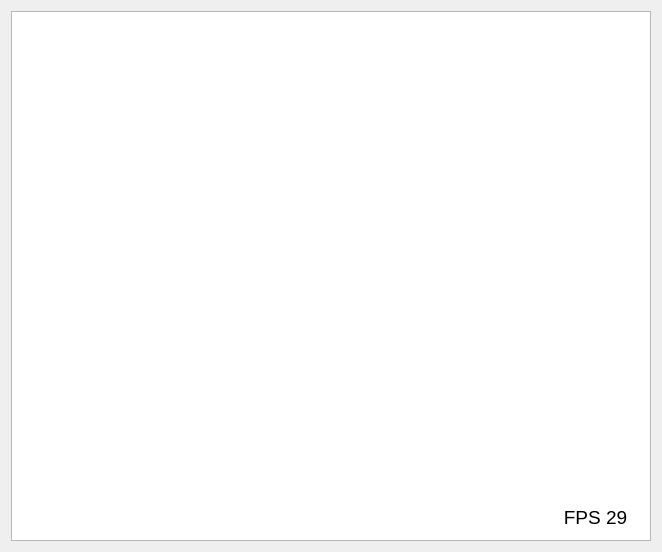
      <widget class="QWidget" name="tabCaptura">
       <attribute name="title">
        <string>Rastreamento</string>
       </attribute>
       <layout class="QGridLayout" name="gridLayout_3">
        <item row="0" column="0">
         <widget class="QFrame" name="frmCapturar">
          <property name="minimumSize">
           <size>
            <width>640</width>
            <height>530</height>
           </size>
          </property>
          <property name="maximumSize">
           <size>
            <width>913</width>
            <height>530</height>
           </size>
          </property>
          <property name="autoFillBackground">
           <bool>false</bool>
          </property>
          <property name="styleSheet">
           <string notr="true"/>
          </property>
          <property name="frameShape">
           <enum>QFrame::StyledPanel</enum>
          </property>
          <property name="frameShadow">
           <enum>QFrame::Raised</enum>
          </property>
          <widget class="QLabel" name="lblFPS">
           <property name="geometry">
            <rect>
             <x>540</x>
             <y>489</y>
             <width>89</width>
             <height>34</height>
            </rect>
           </property>
           <property name="font">
            <font>
             <pointsize>14</pointsize>
            </font>
           </property>
           <property name="text">
            <string>FPS 29</string>
           </property>
           <property name="alignment">
            <set>Qt::AlignCenter</set>
           </property>
          </widget>
          <widget class="QWidget" name="verticalLayoutWidget_3">
           <property name="geometry">
            <rect>
             <x>670</x>
             <y>0</y>
             <width>243</width>
             <height>549</height>
            </rect>
           </property>
           <layout class="QVBoxLayout" name="verticalLayout_2">
            <item>
             <widget class="QLabel" name="lblLatencia">
              <property name="maximumSize">
               <size>
                <width>16777215</width>
                <height>20</height>
               </size>
              </property>
              <property name="font">
               <font>
                <pointsize>12</pointsize>
               </font>
              </property>
              <property name="text">
               <string>Latência (s)</string>
              </property>
             </widget>
            </item>
            <item>
             <widget class="QLCDNumber" name="displayLatencia">
              <property name="minimumSize">
               <size>
                <width>240</width>
                <height>70</height>
               </size>
              </property>
              <property name="maximumSize">
               <size>
                <width>240</width>
                <height>80</height>
               </size>
              </property>
              <property name="frameShape">
               <enum>QFrame::Box</enum>
              </property>
              <property name="frameShadow">
               <enum>QFrame::Raised</enum>
              </property>
              <property name="segmentStyle">
               <enum>QLCDNumber::Filled</enum>
              </property>
             </widget>
            </item>
            <item>
             <widget class="QLabel" name="lblDistancia">
              <property name="maximumSize">
               <size>
                <width>16777215</width>
                <height>20</height>
               </size>
              </property>
              <property name="font">
               <font>
                <pointsize>12</pointsize>
               </font>
              </property>
              <property name="text">
               <string>Distância (cm)</string>
              </property>
             </widget>
            </item>
            <item>
             <widget class="QLCDNumber" name="displayDistancia">
              <property name="minimumSize">
               <size>
                <width>240</width>
                <height>70</height>
               </size>
              </property>
              <property name="maximumSize">
               <size>
                <width>240</width>
                <height>80</height>
               </size>
              </property>
              <property name="frameShape">
               <enum>QFrame::Box</enum>
              </property>
              <property name="frameShadow">
               <enum>QFrame::Raised</enum>
              </property>
              <property name="digitCount">
               <number>5</number>
              </property>
              <property name="segmentStyle">
               <enum>QLCDNumber::Filled</enum>
              </property>
             </widget>
            </item>
            <item>
             <widget class="QLabel" name="lblVelocidade">
              <property name="maximumSize">
               <size>
                <width>16777215</width>
                <height>20</height>
               </size>
              </property>
              <property name="font">
               <font>
                <pointsize>12</pointsize>
               </font>
              </property>
              <property name="text">
               <string>Velocidade (m/s)</string>
              </property>
             </widget>
            </item>
            <item>
             <widget class="QLCDNumber" name="displayVelocidade">
              <property name="minimumSize">
               <size>
                <width>240</width>
                <height>70</height>
               </size>
              </property>
              <property name="maximumSize">
               <size>
                <width>240</width>
                <height>80</height>
               </size>
              </property>
              <property name="layoutDirection">
               <enum>Qt::LeftToRight</enum>
              </property>
              <property name="styleSheet">
               <string notr="true"/>
              </property>
              <property name="frameShape">
               <enum>QFrame::Box</enum>
              </property>
              <property name="frameShadow">
               <enum>QFrame::Raised</enum>
              </property>
              <property name="smallDecimalPoint">
               <bool>false</bool>
              </property>
              <property name="digitCount">
               <number>5</number>
              </property>
              <property name="segmentStyle">
               <enum>QLCDNumber::Filled</enum>
              </property>
             </widget>
            </item>
            <item>
             <spacer name="verticalSpacer">
              <property name="orientation">
               <enum>Qt::Vertical</enum>
              </property>
              <property name="sizeHint" stdset="0">
               <size>
                <width>20</width>
                <height>40</height>
               </size>
              </property>
             </spacer>
            </item>
            <item>
             <widget class="QLabel" name="lblId">
              <property name="font">
               <font>
                <pointsize>12</pointsize>
               </font>
              </property>
              <property name="text">
               <string>Identificação</string>
              </property>
             </widget>
            </item>
            <item>
             <widget class="QFrame" name="frame">
              <property name="minimumSize">
               <size>
                <width>240</width>
                <height>0</height>
               </size>
              </property>
              <property name="maximumSize">
               <size>
                <width>240</width>
                <height>60</height>
               </size>
              </property>
              <property name="autoFillBackground">
               <bool>false</bool>
              </property>
              <property name="styleSheet">
               <string notr="true">QFrame {
    border: 1px solid gray;
    background-color: white;
}</string>
              </property>
              <property name="frameShape">
               <enum>QFrame::StyledPanel</enum>
              </property>
              <property name="frameShadow">
               <enum>QFrame::Raised</enum>
              </property>
              <layout class="QGridLayout" name="gridLayout">
               <property name="topMargin">
                <number>12</number>
               </property>
               <property name="bottomMargin">
                <number>0</number>
               </property>
               <item row="0" column="0">
                <widget class="QTextEdit" name="txtIdentificacao">
                 <property name="font">
                  <font>
                   <pointsize>14</pointsize>
                   <weight>50</weight>
                   <bold>false</bold>
                  </font>
                 </property>
                 <property name="styleSheet">
                  <string notr="true">QTextEdit {
    border:  0px;
}</string>
                 </property>
                 <property name="frameShape">
                  <enum>QFrame::NoFrame</enum>
                 </property>
                 <property name="verticalScrollBarPolicy">
                  <enum>Qt::ScrollBarAlwaysOff</enum>
                 </property>
                 <property name="horizontalScrollBarPolicy">
                  <enum>Qt::ScrollBarAlwaysOff</enum>
                 </property>
                </widget>
               </item>
              </layout>
             </widget>
            </item>
            <item>
             <widget class="QPushButton" name="btnCapturar">
              <property name="minimumSize">
               <size>
                <width>240</width>
                <height>70</height>
               </size>
              </property>
              <property name="maximumSize">
               <size>
                <width>240</width>
                <height>16777215</height>
               </size>
              </property>
              <property name="font">
               <font>
                <pointsize>12</pointsize>
                <weight>75</weight>
                <bold>true</bold>
               </font>
              </property>
              <property name="text">
               <string>Capturar</string>
              </property>
             </widget>
            </item>
            <item>
             <widget class="QCheckBox" name="chkGravar">
              <property name="font">
               <font>
                <pointsize>10</pointsize>
               </font>
              </property>
              <property name="text">
               <string>Gravar vídeo</string>
              </property>
             </widget>
            </item>
           </layout>
          </widget>
          <widget class="ArenaView" name="viewCaptura">
           <property name="geometry">
            <rect>
             <x>0</x>
             <y>0</y>
             <width>640</width>
             <height>530</height>
            </rect>
           </property>
           <property name="minimumSize">
            <size>
             <width>640</width>
             <height>530</height>
            </size>
           </property>
           <property name="maximumSize">
            <size>
             <width>640</width>
             <height>530</height>
            </size>
           </property>
           <property name="baseSize">
            <size>
             <width>640</width>
             <height>530</height>
            </size>
           </property>
           <property name="verticalScrollBarPolicy">
            <enum>Qt::ScrollBarAlwaysOff</enum>
           </property>
           <property name="horizontalScrollBarPolicy">
            <enum>Qt::ScrollBarAlwaysOff</enum>
           </property>
          </widget>
          <zorder>viewCaptura</zorder>
          <zorder>lblFPS</zorder>
          <zorder>verticalLayoutWidget_3</zorder>
         </widget>
        </item>
       </layout>
      </widget>
